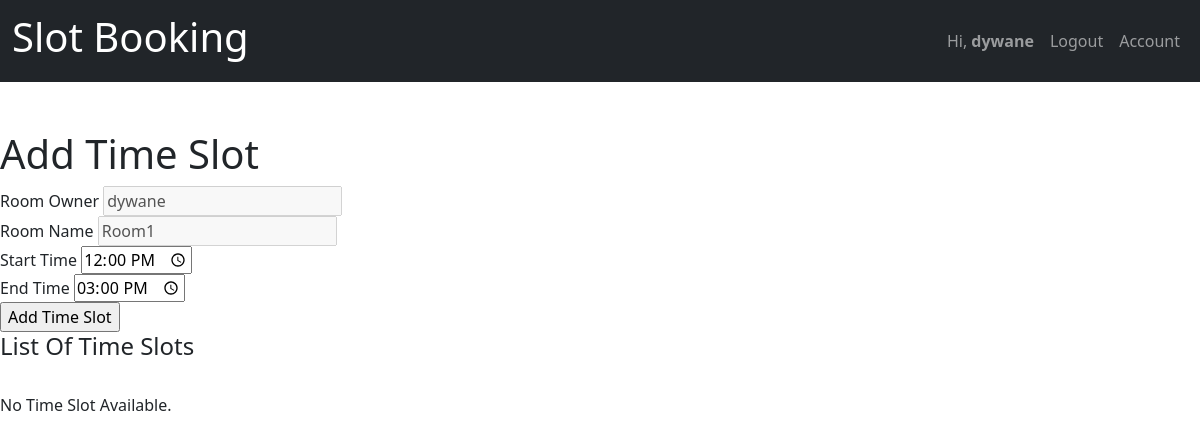
The page /manager/create-room/time-slot/6f62749f89ed4b2b9a4f5fc3b0e4e90d/ (signed in) on the database its author committed.
### account/models.py (models this page shows)
class CustomUser(AbstractUser):
    phone_regex = RegexValidator(regex=r'\d{9,10}$',message='Phone number in format 9999999999. Upto 10 digits')
    is_customer = models.BooleanField(default=False)
    is_manager = models.BooleanField(default=False)
    phone = models.CharField(validators=[phone_regex],max_length=10,null = False,unique=True)

### manager/models.py (models this page shows, shortened)
class Rooms(models.Model):
    id = models.UUIDField(primary_key=True, default=uuid.uuid4, editable=False)
    room_owner = models.ForeignKey(CustomUser, on_delete=models.CASCADE)
    room_name = models.CharField(max_length=10, null=False)
    class Meta:
        unique_together = ('room_owner', 'room_name')
    def __str__(self):
        return self.room_name

### manager/decorators.py (the view)
        def wrap(request,*args,**kwargs):
            if request.user.is_manager:
                return view_func(request,*args,**kwargs)
            else:
                raise PermissionDenied

### manager/forms.py
class TimeSlotForm(ModelForm):
    class Meta:
        model = TimeSlot
        fields = ('start_time', 'end_time',)

### manager/views.py (called while the page is built, shortened)
@login_required
@role_required(allowed=['manager'])
def addTimeSlot(request,pk):
    user = request.user
    form = TimeSlotForm()
    room_name = Rooms.objects.get(id=pk)
    ts = TimeSlot.objects.filter(slot_owner=request.user,
                                  room_id=Rooms.objects.get(id=pk))
    context={'form':form , 'ts':ts,'room_name':room_name}
    return render(request,'manager/add_time_slot.html',context)

### manager/templates/manager/add_time_slot.html (shortened to what this page needs)
{% extends 'basic.html' %}
{%block content%}
<div>
    <h1>Add Time Slot</h1>
    <div>
        <form method="POST" action="">
            <div><label>Room Owner </label>
                <input type="text" name="room_owner" value="{{user.username}}" disabled/></div>
            <div><label>Room Name </label>
                <input type="text" name="room_name" value="{{room_name}}" disabled/></div>
            <div><label>Start Time</label>
                <input type="time" name="start_time" value="12:00" required/></div>
            <div><label>End Time</label>
                <input type="time" name="end_time" value="15:00" required/></div>
            <input type="submit" value="Add Time Slot"> </input>
        </form>
    </div>
    <h4> List Of Time Slots </h4>
    {% if ts %}
    <table>
        <thread>
            <tr>
                <th>Start Time</th>
                <th>End Time</th>
                <th>Delete</th>
              </tr>
        </thread>
        <tbody>
        {% for x in ts %}
            <tr>
                <td>{{x.start_time | time:'H:i'}}</td>
                <td>{{x.end_time | time:'H:i'}}</td>
                <td>
                    <form action="{% url 'delete_slot' x.room_id.id x.id %}" method="POST">
                        {% csrf_token %}
                        <input type="hidden" name="slot_id" value="{{x.id}}"> </input>
                        <input type="hidden" name="start_time" value="{{x.start_time | time:'H:i'}}"> </input>
                        <input type="hidden" name="end_time" value="{{x.end_time | time:'H:i'}}"> </input>
                        <input type="hidden" name="end_time" value="{{x.end_time | time:'H:i'}}"> </input>
                        <input type="submit" value="Delete">
                    </form>
                </td>
            </tr>
        {% endfor %}
        </tbody>
        </table>
    {% else %}
        <br>
            <p>No Time Slot Available.</p>
    {% endif %}
</div>
{%endblock content%}

### templates/navbar.html (shortened to what this page needs)
<a href="/">
    <nav class="navbar navbar-expand-lg navbar-dark bg-dark mb-5">
        <div class="container-fluid">
            <a class="navbar-brand" href="/"><h1>Slot Booking</h1></a>
            <div class="collapse navbar-collapse" id="navbarSupportedContent">
                <ul class="navbar-nav ms-auto mb-2 mb-lg-0">
                    {% if request.user.is_authenticated %}
                    <li class="nav-item">
                        <a class="nav-link" aria-current="page" href="/">Hi, <strong>{{user.username}}</strong> </a>
                    </li>
                    <li class="nav-item">
                        <a class="nav-link" href="{% url 'logoutPage' %}">Logout</a>
                    </li>
                    {% if request.user.is_manager %}
                    <li class="nav-item">
                        <a class="nav-link" href="{% url 'profile_manager' %}">Account</a>
                    </li>
                    {% else %}
                    <li class="nav-item">
                        <a class="nav-link" href="{% url 'profile_client' %}">Account</a>
                    </li>
                    {% endif %}
                    {% endif %}
                </ul>
            </div>
        </div>
    </nav>
</a>

### rows shown on the page
CustomUser: username "dywane", room_owner "dywane"
Rooms: room_name "Room1"
